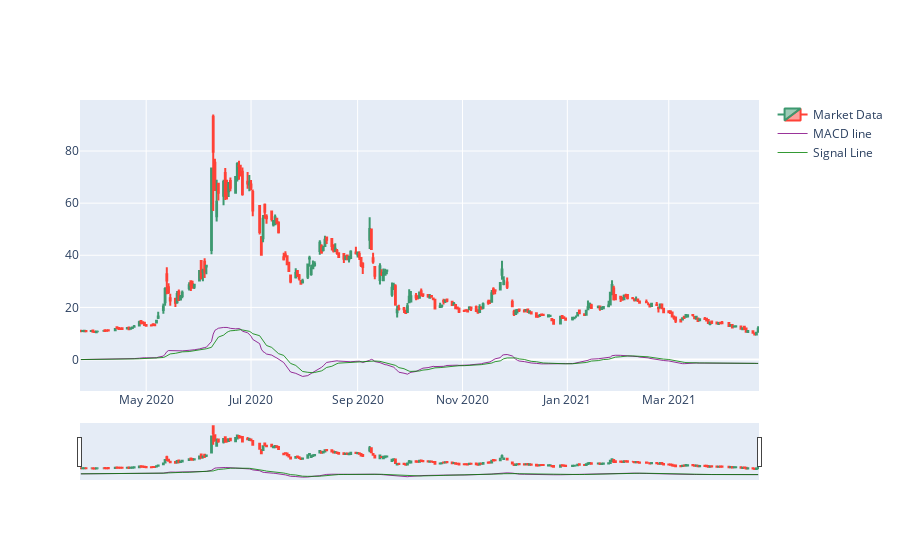

The notebook cell this image was saved under:
### Code cell
func.plot_macd(data)

### Figure 1 — Plotly figure (JSON) as saved in the notebook; plotly's stock layout.template omitted (floating-point values rounded to 4 significant figures; data arrays with more than 128 entries replaced by an {"elided": "..."} marker saying what was removed)
{"data": [{"close": {"elided": "273 float values"}, "high": {"elided": "273 float values"}, "low": {"elided": "273 float values"}, "name": "Market Data", "open": {"elided": "273 float values"}, "type": "candlestick", "x": {"elided": "273 str values"}}, {"line": {"color": "purple", "width": 0.8}, "name": "MACD line", "type": "scatter", "x": {"elided": "273 str values"}, "y": {"elided": "273 float values"}}, {"line": {"color": "green", "width": 0.8}, "name": "Signal Line", "type": "scatter", "x": {"elided": "273 str values"}, "y": {"elided": "273 float values"}}], "layout": {}}
